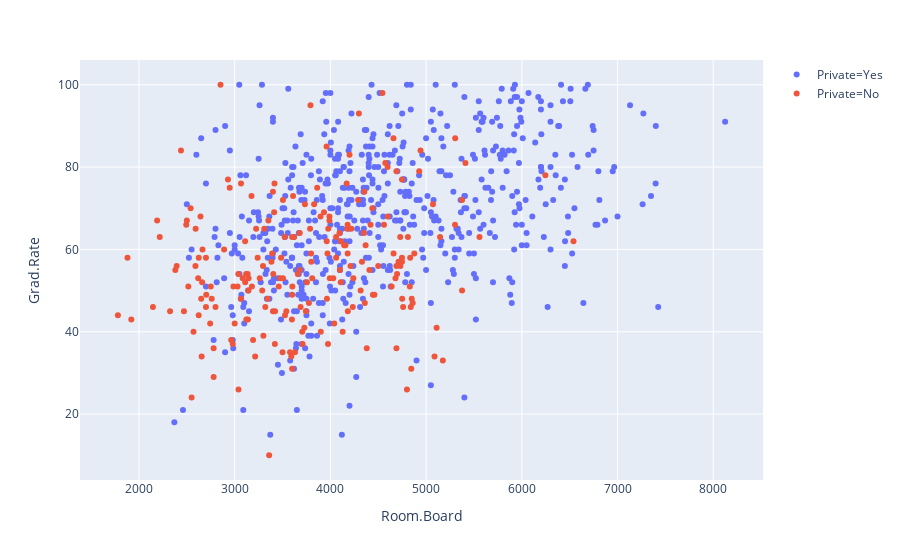

Notebook source saved alongside this figure:
### Code cell
px.scatter(df, "Room.Board", "Grad.Rate", color="Private")

### Figure 1 — Plotly figure (JSON) as saved in the notebook; plotly's stock layout.template omitted (floating-point values rounded to 4 significant figures; data arrays with more than 128 entries replaced by an {"elided": "..."} marker saying what was removed)
{"data": [{"hoverlabel": {"namelength": 0}, "hovertemplate": "Private=Yes<br>Room.Board=%{x}<br>Grad.Rate=%{y}", "legendgroup": "Private=Yes", "marker": {"color": "#636efa", "symbol": "circle"}, "mode": "markers", "name": "Private=Yes", "showlegend": true, "type": "scatter", "x": {"elided": "565 int values"}, "xaxis": "x", "y": {"elided": "565 int values"}, "yaxis": "y"}, {"hoverlabel": {"namelength": 0}, "hovertemplate": "Private=No<br>Room.Board=%{x}<br>Grad.Rate=%{y}", "legendgroup": "Private=No", "marker": {"color": "#EF553B", "symbol": "circle"}, "mode": "markers", "name": "Private=No", "showlegend": true, "type": "scatter", "x": {"elided": "212 int values"}, "xaxis": "x", "y": {"elided": "212 int values"}, "yaxis": "y"}], "layout": {"legend": {"tracegroupgap": 0}, "margin": {"t": 60}, "xaxis": {"anchor": "y", "domain": [0, 1], "title": {"text": "Room.Board"}}, "yaxis": {"anchor": "x", "domain": [0, 1], "title": {"text": "Grad.Rate"}}}}
